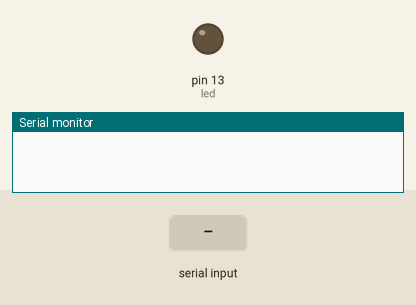
Recording of a sketch running on a simulated Arduino Uno, built with avr-gcc and run on an emulated ATmega328P. On the bench: output pins drawn as LEDs (lit = HIGH), the last lines printed to the serial monitor. Dashed ring = blinking. The inputs (shaded band) are chosen by the test bench.

Above: at 1.2 s.
1.3 s: "0" received over Serial
At 1.55 s:
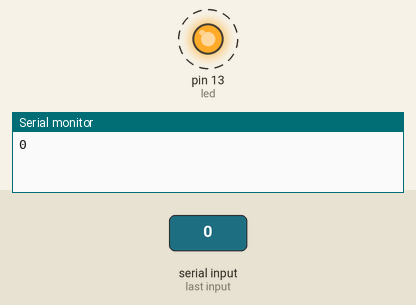
Timing chart, 0 to 4.3 s (numbered marks = the images above; inputs shaded):
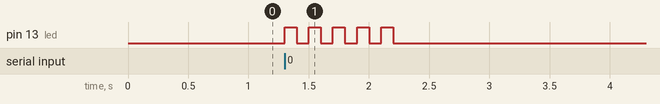

The sketch:

pyduinointegr.ino
```cpp
const int led = LED_BUILTIN;
char msg;


void setup() {
  Serial.begin(9600);
  pinMode(led, OUTPUT);
  digitalWrite(led, LOW);
}

void loop() {
  if (Serial.available() > 0) {
    msg = Serial.read();
    Serial.println(msg);

    if (msg == '1'){
      digitalWrite(LED_BUILTIN, HIGH);
      delay(500);
    }

    else if (msg == '0') {
      digitalWrite(led, LOW);
      for(int i = 0; i < 5; i++){
        digitalWrite(led, HIGH);
        delay(100);
        digitalWrite(led, LOW);
        delay(100);
        }
    }

    else {
      digitalWrite(led, LOW);
      delay(10000);
    }
  } else {
    digitalWrite(led, LOW);
  }

}
```

Measured:
- after the input at 1.3 s, pin 13 (led): alternates HIGH for 0.10 s and LOW for 0.10 s, 10 changes in all, then stays LOW, starting at once
